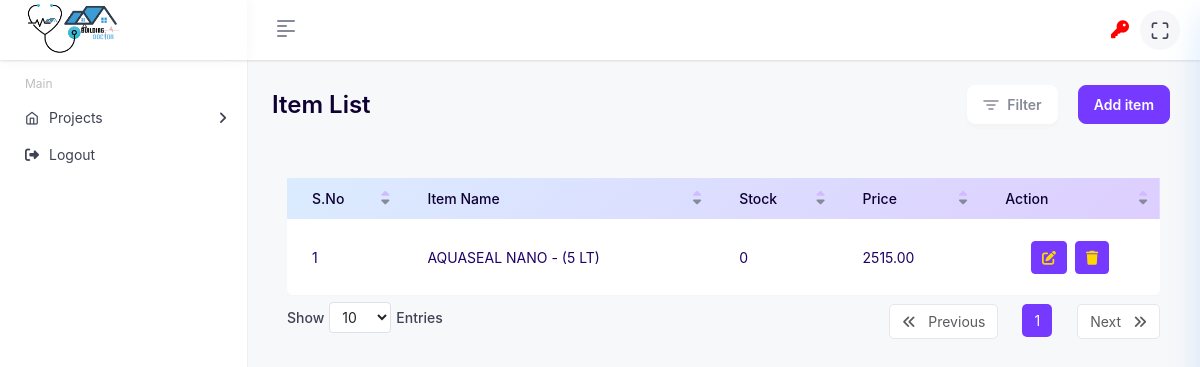
The page /itemlist.php?name=AQUASEAL NANO - (5 LT) (signed in) on the database its author committed.
### tables this page shows
CREATE TABLE `add_item` (
  `id` int(11) NOT NULL,
  `item_name` varchar(225) NOT NULL,
  `price` decimal(10,2) NOT NULL,
  `stock` varchar(255) NOT NULL
);

### itemlist.php (the view, shortened to what this page needs)
<!DOCTYPE html>
<html lang="en" data-layout="vertical" data-topbar="light" data-sidebar="light" data-sidebar-size="lg"
    data-sidebar-image="none">
<head>
    <link rel="stylesheet" href="https://cdn.jsdelivr.net/npm/bootstrap@5.3.0-alpha1/dist/css/bootstrap.min.css">
    <link rel="stylesheet" href="assets/css/bootstrap.min.css">
    <link rel="stylesheet" href="assets/plugins/fontawesome/css/fontawesome.min.css">
    <link rel="stylesheet" href="https://cdnjs.cloudflare.com/ajax/libs/font-awesome/6.0.0-beta3/css/all.min.css">
    <link rel="stylesheet" href="assets/plugins/fontawesome/css/all.min.css">
    <link rel="stylesheet" href="assets/plugins/feather/feather.css">
    <link rel="stylesheet" href="assets/css/bootstrap-datetimepicker.min.css">
    <link rel="stylesheet" href="assets/plugins/datatables/datatables.min.css">
    <link rel="stylesheet" href="assets/css/style.css">
</head>
<body>
    <div class="main-wrapper">
        <div class="header header-one">
            <div class="main-logo d-inline float-start d-lg-flex align-items-center d-none d-sm-none d-md-none">
                <div class="logo-color">
                    <a href="add-quotations.php">
                        <img src="assets/img/bd-logo.png" class="img-fluid logo-blue" alt="Logo" width="100px">
                    </a>
                </div>
            </div>
            <a href="javascript:void(0);" id="toggle_btn">
                <span class="toggle-bars">
                    <span class="bar-icons"></span>
                    <span class="bar-icons"></span>
                    <span class="bar-icons"></span>
                    <span class="bar-icons"></span>
                </span>
            </a>
            <ul class="nav nav-tabs user-menu">
                <li>
                    <button class="btn btn-blue" data-bs-toggle="modal" data-bs-target="#changePasswordModal"
                        style="display: flex; align-items: center; justify-content: center; padding: 10px;">
                        <i class="fas fa-key" style="font-size: 18px; color: red;"></i></button>
                </li>
                <li class="nav-item has-arrow dropdown-heads">
                    <a href="javascript:void(0);" class="win-maximize">
                        <i class="fe fe-maximize"></i>
                    </a>
                </li>
            </ul>
        </div>
        <div class="sidebar" id="sidebar">
            <div class="sidebar-inner slimscroll">
                <div id="sidebar-menu" class="sidebar-menu">
                    <ul class="sidebar-vertical">
                        <li class="menu-title"><span>Main</span></li>
                        <ul class="sidebar-vertical">
                            <li class="submenu">
                                <a href="#"><i class="fe fe-home"></i> <span>Projects</span> <span
                                        class="menu-arrow"></span></a>
                            </li>
                            <li>
                                <a href="logout.php"><i class="fas fa-sign-out-alt"></i> <span>Logout</span></a>
                            </li>
                        </ul>
                </div>
            </div>
        </div>
        <?php
            include('db.php');
            $filter_name = isset($_GET['name']) ? $con->real_escape_string($_GET['name']) : '';
            $sql = "SELECT * FROM add_item WHERE item_name LIKE '%$filter_name%'";
            $result = $con->query($sql);
        ?>
    </div>
    <div class="page-wrapper">
        <div class="content container-fluid">
            <div class="page-header">
                <div class="content-page-header">
                    <h5>Item List</h5>
                    <div class="list-btn">
                        <ul class="filter-list">
                            <li>
                                <a class="btn btn-filters w-auto popup-toggle" data-bs-toggle="tooltip"
                                    data-bs-placement="bottom" title="Filter">
                                    <span class="me-2"><img src="assets/img/icons/filter-icon.svg"
                                            alt="filter"></span>Filter
                                </a>
                            </li>
                            <li>
                                <a class="btn btn-primary w-auto" data-bs-toggle="modal"
                                    data-bs-target="#quotationModal">Add item</a>
                            </li>
                        </ul>
                    </div>
                </div>
            </div>
            <div class="container mt-5">
                <div class="row">
                    <div class="col-sm-12">
                        <div class="card-table">
                            <div class="card-body">
                                <div class="table-responsive">
                                    <table class="table table-center table-hover datatable" id="salesTable">
                                        <thead class="thead-light">
                                            <tr>
                                                <th>S.No</th>
                                                <th>Item Name</th>
                                                <th>Stock</th>
                                                <th>Price</th>
                                                <th>Action</th>
                                            </tr>
                                        </thead>
                                        <tbody>
                                            <?php
                                                        if ($result->num_rows > 0) {
                                                            $sno = 1;
                                                            while ($row = $result->fetch_assoc()) {
                                                                $item_id = $row['id'];
                                                                $item_name = $row['item_name'];
                                                                $stock = $row['stock'];
                                                                $price = $row['price'];
                                                                $stock_color = $stock < 0 ? 'style="color: red;"' : '';
                                                                echo "<tr>";
                                                                echo "<td>" . htmlspecialchars($sno) . "</td>";
                                                                echo "<td>" . htmlspecialchars($item_name) . "</td>";
                                                                echo "<td $stock_color>" . htmlspecialchars($stock) . "</td>";
                                                                echo "<td>" . htmlspecialchars($price) . "</td>";
                                                                echo "<td>
                                                                        <div class='d-flex justify-content-center'>
                                                                            <a href='javascript:void(0);' class='btn btn-primary btn-sm me-2' data-bs-toggle='modal' data-bs-target='#updateModal'
                                                                                data-id='" . urlencode($item_id) . "'
                                                                                data-name='" . htmlspecialchars($item_name) . "'
                                                                                data-stock='" . htmlspecialchars($stock) . "'
                                                                                data-price='" . htmlspecialchars($price) . "'>
                                                                                <i class='fas fa-edit' style='color:gold;'></i>
                                                                            </a>
                                                                            <a href='javascript:void(0);' class='btn btn-primary btn-sm' onclick='confirmDelete(" . json_encode($item_id) . ")'>
                                                                                <i class='fas fa-trash' style='color:gold;'></i>
                                                                            </a>
                                                                        </div>
                                                                    </td>";
                                                                echo "</tr>";
                                                                $sno++;
                                                            }
                                                        } else {
                                                            echo "<tr><td colspan='5' class='text-center'>No items found.</td></tr>";
                                                        }
                                                     ?>
                                        </tbody>
                                    </table>
                                </div>
                            </div>
                        </div>
                    </div>
                </div>
            </div>
        </div>
    </div>
</body>
</html>

### rows shown on the page
add_item: item_name "AQUASEAL NANO - (5 LT)", stock "0", price "2515.00"
